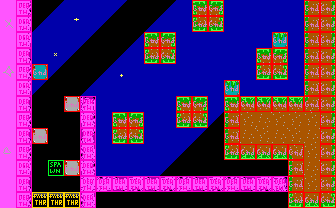

The image is a tile-based game level rendered from a .tmx file. Its description and complete source (layers, tilesets, objects, tile grids) follow:
An orthogonal 21x13 tile map with 16x16 px tiles, 2 tile layers (bg, col), 2 tilesets.

<map version="1.5" tiledversion="1.5.0" orientation="orthogonal" renderorder="right-down" width="21" height="13" tilewidth="16" tileheight="16" infinite="0" nextlayerid="4" nextobjectid="41">
 <tileset firstgid="1" source="tileset.tsx" />
 <tileset firstgid="241" source="obj.tsx" />
 <layer id="1" name="bg" width="21" height="13">
  <data encoding="csv">
198,235,45,45,45,45,45,36,18,18,16,45,82,84,45,45,45,45,45,102,104,
199,195,45,45,3,45,36,18,18,16,45,45,182,184,45,45,45,45,45,102,104,
198,195,45,45,45,36,18,18,16,82,84,45,45,45,45,45,45,42,45,102,104,
198,215,45,23,36,18,18,16,45,182,184,45,45,45,45,45,82,84,45,102,104,
240,235,61,36,18,18,16,24,45,45,45,45,45,45,45,45,182,184,45,102,104,
198,195,36,18,18,16,45,45,45,45,45,45,45,45,42,45,45,45,45,102,104,
198,215,18,18,100,55,45,45,45,45,45,82,84,45,82,83,83,83,83,122,104,
198,235,18,18,18,75,45,82,84,45,45,182,184,36,102,103,123,103,103,103,104,
198,215,100,18,18,95,45,182,184,45,45,45,36,18,102,123,103,123,103,123,104,
220,235,18,18,18,115,45,45,45,45,45,36,18,18,182,183,183,183,163,103,104,
198,195,18,18,100,75,45,45,45,45,36,18,18,18,18,18,18,18,102,123,104,
198,215,18,18,18,175,154,155,156,155,156,154,155,156,154,155,156,136,102,103,104,
198,235,78,78,78,115,18,18,18,18,18,18,18,18,18,18,18,18,182,183,184
</data>
 </layer>
 <layer id="2" name="col" width="21" height="13">
  <data encoding="csv">
241,244,18,16,241,241,241,241,241,241,241,241,242,242,241,241,241,241,241,242,242,
241,244,16,241,241,241,241,241,241,241,241,241,242,242,241,241,241,241,241,242,242,
241,244,241,241,241,241,241,241,241,242,242,241,241,241,241,241,241,242,241,242,242,
241,244,241,241,241,241,241,241,241,242,242,241,241,241,241,241,242,242,241,242,242,
241,244,242,241,241,241,241,241,241,241,241,241,241,241,241,241,242,242,241,242,242,
241,244,241,241,241,241,241,241,241,241,241,241,241,241,242,241,241,241,241,242,242,
241,244,241,241,242,244,241,241,241,241,241,242,242,241,242,242,242,242,242,242,242,
241,244,241,241,241,244,241,242,242,241,241,242,242,241,242,241,241,241,241,241,242,
241,244,242,241,241,244,241,242,242,241,241,241,241,241,242,241,241,241,241,241,242,
241,244,241,241,241,244,241,241,241,241,241,241,241,241,242,242,242,242,242,241,242,
241,244,241,243,242,244,241,241,241,241,241,241,241,241,241,241,241,241,242,241,242,
241,244,241,241,241,244,244,244,244,244,244,244,244,244,244,244,244,244,242,241,242,
241,244,245,245,245,244,241,241,241,241,241,241,241,241,241,241,241,241,242,242,242
</data>
 </layer>
 <objectgroup id="3" name="obj" />
</map>
